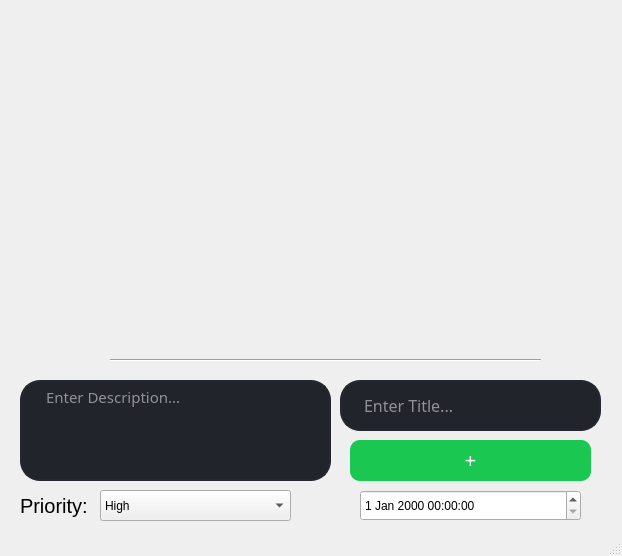
<?xml version="1.0" encoding="UTF-8"?>
<ui version="4.0">
 <class>MainWindow</class>
 <widget class="QMainWindow" name="MainWindow">
  <property name="geometry">
   <rect>
    <x>0</x>
    <y>0</y>
    <width>622</width>
    <height>556</height>
   </rect>
  </property>
  <property name="windowTitle">
   <string>MainWindow</string>
  </property>
  <widget class="QWidget" name="centralwidget">
   <widget class="QTextEdit" name="description">
    <property name="geometry">
     <rect>
      <x>20</x>
      <y>380</y>
      <width>311</width>
      <height>101</height>
     </rect>
    </property>
    <property name="font">
     <font>
      <family>Titillium Lt</family>
      <pointsize>11</pointsize>
     </font>
    </property>
    <property name="styleSheet">
     <string notr="true">QTextEdit{
	border: 2px solid rgb(37,39,48);
	border-radius: 20px;
	color: #FFF;
	padding: 0 20px 0 20px;
	background-color: rgb(34,36,44)
}

QTextEdit:hover{
	border: 2px solid rgb(48,50,62);
}

QTextEdit:focus{
	border: 2px solid rgb(24, 200, 121);
	background-color: rgb(84, 84, 84);
	
}</string>
    </property>
    <property name="placeholderText">
     <string>Enter Description...</string>
    </property>
   </widget>
   <widget class="QPushButton" name="btn_newtask">
    <property name="geometry">
     <rect>
      <x>350</x>
      <y>440</y>
      <width>241</width>
      <height>41</height>
     </rect>
    </property>
    <property name="styleSheet">
     <string notr="true">QPushButton {
 	background-color: rgb(26, 200, 81);
	border: none;
	color: white;
    padding: 10px 24px;
    text-align: center;
    text-decoration: none;
    display: inline-block;
    font-size: 20px;
    border-radius: 10px;
}
QPushButton:hover{
	background-color:#159f3e;
}
QPushButton:pressed{
	background-color: rgb(67, 133, 200);
}
</string>
    </property>
    <property name="text">
     <string>+</string>
    </property>
    <property name="checkable">
     <bool>false</bool>
    </property>
   </widget>
   <widget class="QLineEdit" name="task_title">
    <property name="geometry">
     <rect>
      <x>340</x>
      <y>380</y>
      <width>261</width>
      <height>51</height>
     </rect>
    </property>
    <property name="font">
     <font>
      <family>Titillium Lt</family>
      <pointsize>12</pointsize>
     </font>
    </property>
    <property name="styleSheet">
     <string notr="true">QLineEdit{
	border: 2px solid rgb(37,39,48);
	border-radius: 20px;
	color: #FFF;
	padding: 0 20px 0 20px;
	background-color: rgb(34,36,44)
}

QLineEdit:hover{
	border: 2px solid rgb(48,50,62);
}

QLineEdit:focus{
	border: 2px solid rgb(24, 200, 121);
	background-color: rgb(84, 84, 84);
	
}</string>
    </property>
    <property name="placeholderText">
     <string>Enter Title...</string>
    </property>
   </widget>
   <widget class="QWidget" name="gridLayoutWidget">
    <property name="geometry">
     <rect>
      <x>10</x>
      <y>0</y>
      <width>601</width>
      <height>351</height>
     </rect>
    </property>
    <layout class="QGridLayout" name="gridLayout"/>
   </widget>
   <widget class="Line" name="line">
    <property name="geometry">
     <rect>
      <x>110</x>
      <y>350</y>
      <width>431</width>
      <height>20</height>
     </rect>
    </property>
    <property name="orientation">
     <enum>Qt::Horizontal</enum>
    </property>
   </widget>
   <widget class="QComboBox" name="comboBox">
    <property name="geometry">
     <rect>
      <x>100</x>
      <y>490</y>
      <width>191</width>
      <height>31</height>
     </rect>
    </property>
    <item>
     <property name="text">
      <string>High</string>
     </property>
    </item>
    <item>
     <property name="text">
      <string>Middle</string>
     </property>
    </item>
    <item>
     <property name="text">
      <string>Low</string>
     </property>
    </item>
   </widget>
   <widget class="QLabel" name="label">
    <property name="geometry">
     <rect>
      <x>20</x>
      <y>490</y>
      <width>71</width>
      <height>31</height>
     </rect>
    </property>
    <property name="font">
     <font>
      <pointsize>15</pointsize>
     </font>
    </property>
    <property name="text">
     <string>Priority: </string>
    </property>
   </widget>
   <widget class="QDateTimeEdit" name="date_time_edit">
    <property name="geometry">
     <rect>
      <x>360</x>
      <y>490</y>
      <width>221</width>
      <height>31</height>
     </rect>
    </property>
   </widget>
  </widget>
  <widget class="QStatusBar" name="statusbar"/>
 </widget>
 <resources/>
 <connections/>
</ui>
